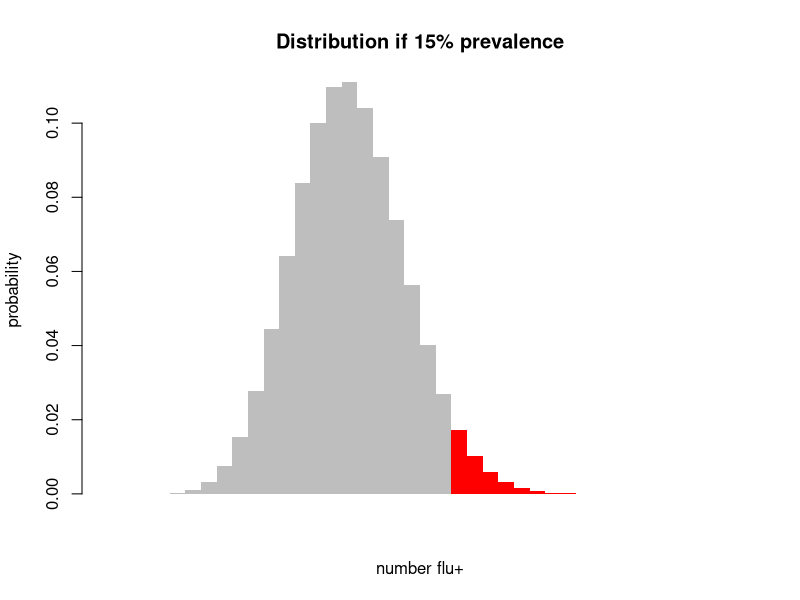
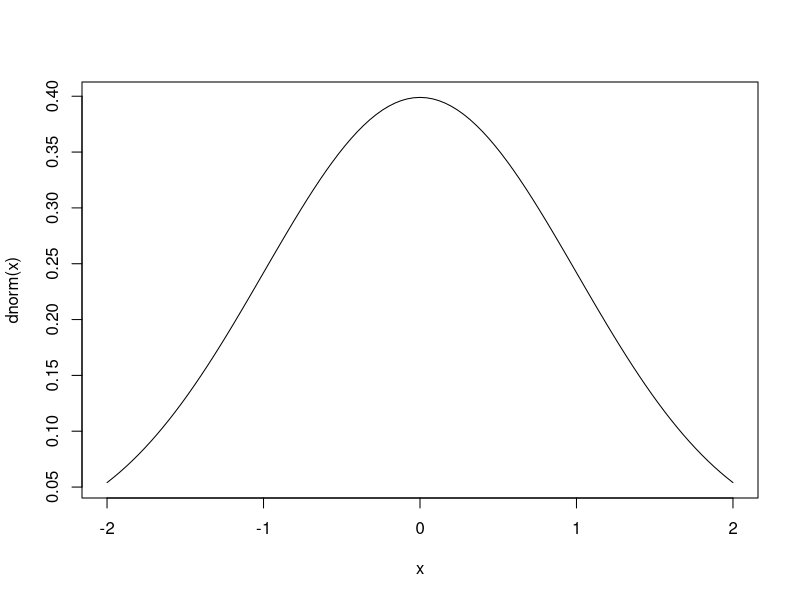
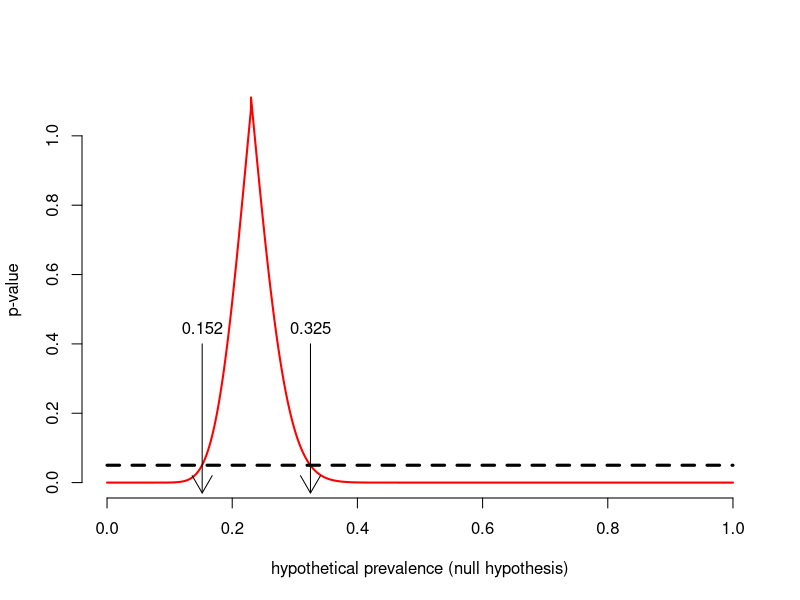
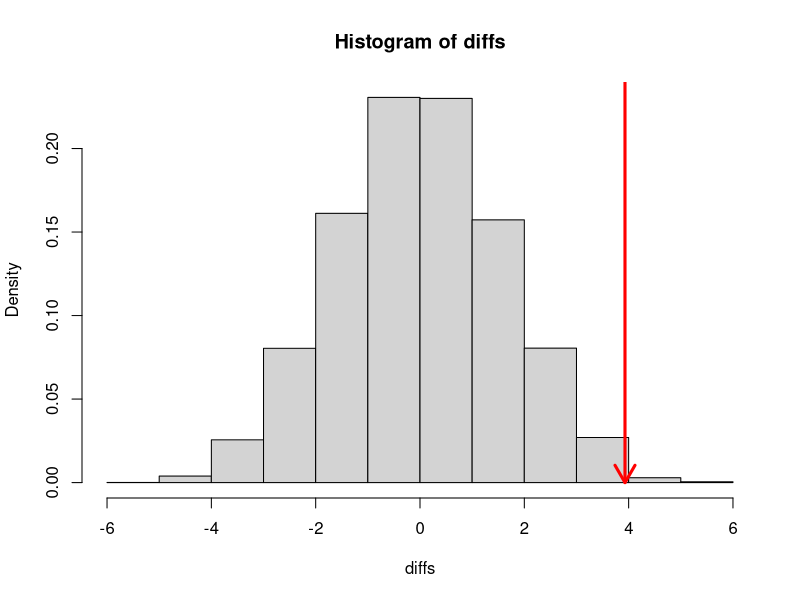
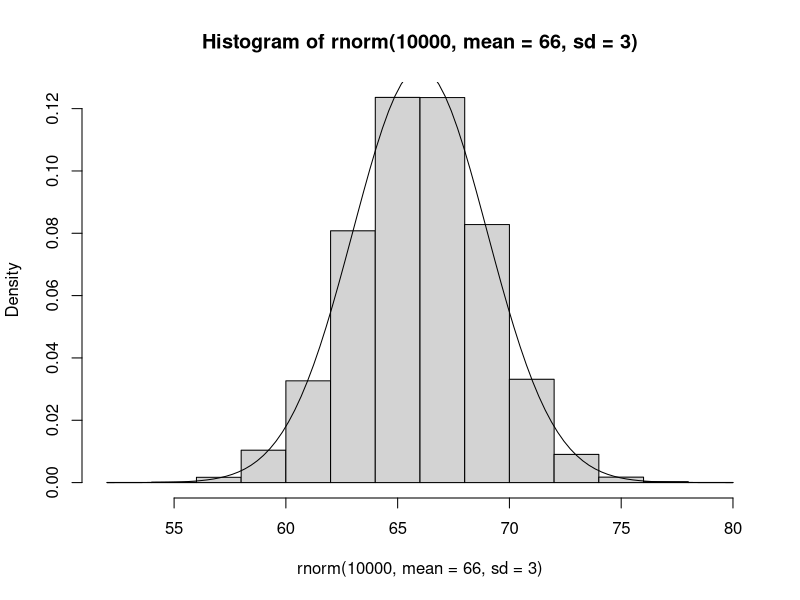
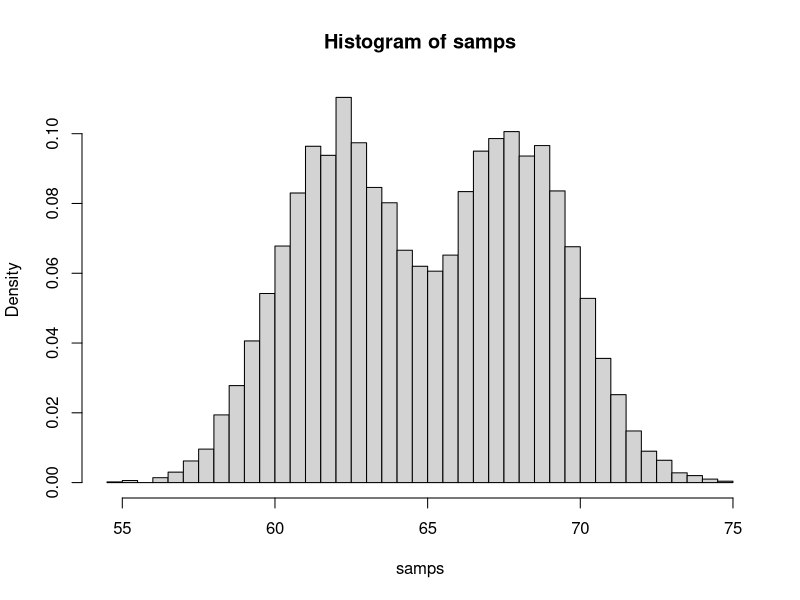

The R script that drew these images, in order:
##################################################
# Introduction to Hypothesis Testing
# Introduction to Biological Statistics
# CCBB Fall 2015
##################################################
# Spencer Fox
##################################################
# Some code/ideas adapted from the MMED workshop Summer 2015
# Those materials can be found here, and I highly suggest 
# the workshop for gaining experience in epidemiological modeling
# http://mmed2015.ici3d.org/schedule.html
# License: http://mmed2015.ici3d.org/license.html
##################################################

# Last week we spoke about generating our own data, 
# and using likelihood for parameter estimation.
# This week we will be exploring how we can use probability
# distributions, simulation, and permutation tests to investigate
# hypotheses about our data.
# First set a seed, which makes it so everyone who runs this script gets the same
# "random" results -- The number inside can be any number, like for example
# I chose the number 6 in support of Drake who is from Toronto and nicknamed it "The 6" 
rm(list=ls())
set.seed(6)

# Let's start with a familiar example:
# You're an epidemiologist tracking the flu during a pandemic, and you've sampled 
# 100 people from our population, and you've found 23 people to be sick.
# What can we say about the true prevalence? 
numPos <- 23
size <- 100

# Let's test a null hypothesis. Do our data support a null hypothesis that
# the true prevalence is 15%?
# This is the same as asking what is the probability of seeing a more extreme value
# than 20 given a true distribution of 15%?
# First we need to set our alpha value -- Our threshold for significance
alpha <- 0.05

# So let's look at our null distribution (This assumes 15% prevalence)
# What are the possible values we could have gotten positive from our sample of 100 people?
pos <- 0:100

# The probability of getting these values with 15% prevalence
hypPrev <- 0.15
prob <- dbinom(pos, size=size, prob=hypPrev)

# Which of these values are as extreme or more extreme than our value
extremeVals <- pos[pos>=numPos]

# Create a color vector for our plot and make extreme values red
color.vec <- rep("grey", size+1)
color.vec[extremeVals] <- "red"

# Plot our hypothetical distribution of samples if the true prevalence was 15%
# red bars indicate samples more extreme than ours (one tail)
barplot(prob,
        xlab = "number flu+",
        ylab = "probability",
        col = color.vec ,
        border = NA,
        main = "Distribution if 15% prevalence",
        space = 0,
        xlim = c(0, 40))

# So that's a great visual, but how do we figure out that probability?
# There are two probability functions we didn't speak about last week: p and q
# p (default) - calculates the probability of getting a value 
# smaller than or equal to our sample. Cumulative distribution function
# q (default) - calculates the value that has a cumulative 
# distribution of a certain probability. Inverse cumulative distribution function
# These functions give inverse values: 
curve(dnorm(x), from=-2, to=2)
pnorm(0)
qnorm(0.5)

# So what is the probability of seeing something more extreme than our value?
pVal <- pbinom(numPos, size = size, prob = hypPrev)
pVal <- 1- pVal
# Why do I find 1- the probability?

# We could have also done this directly:
pVal <- pbinom(numPos, size = size, prob = 0.15, lower.tail = FALSE)

pVal
# Is that our p value? Not quite, but almost! What other values would be
# more extreme than that value? 
pVal <- 2*pVal
pVal
pVal < alpha

# Our p-value is significant with our threshold, but what does this mean?
# Our data support a rejection of the null hypothesis that the true prevalence is 15%
# We could also do this a different way. We can reject the null hypothesis
# if our data our more extreme than 95% of the samples under our null, so we can find the
# values for the 95% CI and compare to our data:
hypRange <- qbinom(p = c(0.025,0.975), size = size, prob = hypPrev)
hypRange

# Before going on, let's go back, and see what happens with a hypothetical prevalence of 20%


####################################################
# So hopefully you can see we could use this method to 
# find all hypothetical prevalences our data support, so let's do that
possibleTruePrevalence <- seq(from = 0, to = 1, length.out = 10000)

findPVal <- function(hypPrev, numPos, size){
  # Our number could be above or below the mean, which
  # means we need to sample from different tails
  # depending on where it is
  if(numPos < hypPrev*size){
    # If it's less then the mean use the left tail
    pValOneSide <- pbinom(numPos, size, hypPrev, lower.tail = TRUE)
  }else{
    # if it's more than the mean use the right tail
    pValOneSide <- pbinom(numPos-1, size, hypPrev, lower.tail = FALSE)
  }
  # Return the two tail p value
  2*pValOneSide
}

pVals <- sapply(X = possibleTruePrevalence, FUN = findPVal, numPos = numPos, size=size)

# Let's look at this in a plot
plot(possibleTruePrevalence, pVals, xlab = "hypothetical prevalence (null hypothesis)", ylab = "p-value",
     lwd = 2, bty = "n", type = "l", cex.lab = 1, col = "red")
## Draw a line at the alpha = .05 cutoff.
segments(0, .05, 1, .05, lty = 2, lwd = 3)

# What true prevalences can we not reject with our data?

nonRejected <- possibleTruePrevalence[pVals > .05]
ci <- range(nonRejected)
ci

## Now plot the CI bounds
ci.l <- round(ci[1],3)
ci.u <- round(ci[2],3)
arrows(ci.l, .4, ci.l, -.03, length = .2)
arrows(ci.u, .4, ci.u, -.03, length = .2)
text(ci.l,.4, ci.l,cex = 1,pos = 3)
text(ci.u,.4, ci.u,cex = 1,pos = 3)

###########################################
# Sampling for hypothesis testing
###########################################
# So one powerful way for hypothesis testing is to set up a null distribution,
# sample from that distribution, and compare it to your data to accept/reject.
# We'll start with a basic example where we have a well-defined distribution, but
# then show how this technique can be used for any distribution that generates your data

# Let's go back to this flu prevalence example for one quick second.
# If we wanted to test whether the true prevalence was 15%, since we know
# the distribution (binomial), we could take a bunch of samples from it and then
# compare that to our data (numPos=23) in this case
binSample <- rbinom(100000, size = size, prob = 0.15)

oneSidePVal <- sum(binSample > numPos)/100000 # one tailed test
oneSidePVal < alpha/2

# Do our data support acceptance or rejection based on this result?

# This was a basic example, where we don't need to do this, because we could
# use the q or p function with binom, but what if we have a weird distribution
# that R doesn't have premade for us? As long as we can sample from it
# we can hypothesis test with our data -- See the end of this script for how to do that


###########################################
# Permutation Tests -- My favorite
###########################################
# Okay new example
# You are a fish researcher, and you're investigating the influence of 
# hormones on the weight (measured in grams) of your fish
# You set up an experiment to test whether hormones influence their weight
# These are your data from 10 fish for each treatment:
hormoneWt <- c(35.2, 38.3, 36.4, 32.1, 37.8, 32.6, 29.3, 37.3, 38.9, 40.1)
controlWt <- c(30.1, 35.4, 32.3, 28.5, 29.4, 29.1, 33.6, 34.3, 31.2, 34.8)

mean(hormoneWt)
sd(hormoneWt)
mean(controlWt)
sd(controlWt)

# So did the treatment have any effect on the fish weight?
# It's hard to tell, we could make an assumption, and say that the fish weight
# is probably normally distributed, and then run 
# a test similar to the example above right? 
# But what if we don't want to make that assumption?
# This is where permutation tests come in to play. So how should the means of the 
# hormone and control groups compare if there was no effect?
# Under a null hypothesis, how do we expect the treatment group to influence the fish weight?


# Right, so if there is not effect, then the treatment identity shouldn't influence the results, 
# so we can shuffle the identities and their should be no influence on our data.
# So what is the difference in means we saw in our data?
ourDiff <- mean(hormoneWt) - mean(controlWt)

# Let's now create a dataframe that holds our identities and values
treatmentState <- c(rep("control",10), rep("treatment", 10))
weights <- c(controlWt, hormoneWt)
fishData <- data.frame (treatmentState, weights)

permuteIDs <- function(data){
  # Function takes in two column data frame, shuffles the column
  # "treatmentState", and then calculates the mean difference
  # in weights of the two treatment classes
  data$shuffledTreatment <- sample(data$treatmentState)
  mean(data$weights[data$shuffledTreatment=="treatment"]) - 
    mean(data$weights[data$shuffledTreatment=="control"])
}

permuteIDs(fishData)

# Run that a lot of times, and look at that distribution
diffs <- vector(mode = "numeric", length = 10000)
for(i in 1:10000){
  diffs[i] <- permuteIDs(fishData) 
}

# Plot the results of the test
hist(diffs, freq = FALSE)
arrows(x0 = ourDiff, y0 = 0.8, x1 = ourDiff, y1 = 0, length = .2, col="red",lwd=3)
 
# What does this mean about the treatment group?
# Let's find a confidence interval
fishCI <- quantile(x = diffs, probs = c(0.025, 0.975))
fishCI
ourDiff > fishCI

# Let's say now we also have a water quality metric (score out of 100)
# Assume 5 fish were in each tank
fishData$waterQual <- c(rep(85, 5), rep(90, 5), rep(93, 5), rep(95, 5)) 

# Does it seem like the water quality is correlated with weights?
cor(fishData$waterQual, fishData$weights)
# Maybe, but how could we use a permutation test to test this?
# Try coding it up yourself!
















###################################################
# Example of sampling from a weird distribution
###################################################
# For example, let's say you go out and measure the heights of students at UT,
# and you're new to this whole thing and forget to measure the genders
# What might this distribution look like? would it be normally distributed?
hist(rnorm(10000, mean = 66, sd = 3), freq=FALSE)
curve(dnorm(x, mean=66, sd=3), add=T)

# Maybe, but likely you would have a bimodal distribution corresponding to males and females
# How could we make a function to sample from that distribution?
singleSample <- function(maleMean, maleSD, femaleMean, femaleSD){
  # First we have to figure out which distribution we are sampling from
  # Let's assume that 51% of our population is female, and that we have an equal chance of selecting 
  # any individual, then with what probability should we sample from our male/female populations?
  prob <- runif(1, min = 0, max = 1)
  
  if(prob > 0.51){
    # Sample from Male distribution
    return(rnorm(1, mean=maleMean, sd=maleSD) )
  } else{
    # Sample from Female distribution
    return(rnorm(1, mean=femaleMean, sd=femaleSD) )
  }
}

# Let's assume that from other studies, we already know the true mean and sd for
# the college population we're looking at 
# for sampling hypothesis testing you need to know the data generating process
singleSample(maleMean = 68, maleSD = 2, femaleMean = 62, femaleSD=2)

# Can you tell which distribution it sampled from?
# Let's take a lot of samples and look at what this looks like
samps <- vector(mode = "numeric", length = 10000)
for(i in 1:10000){
  samps[i] <- singleSample(maleMean = 68, maleSD = 2, femaleMean = 62, femaleSD=2) 
}

hist(samps, freq=FALSE, breaks = 50)
# Awesome, so now you can clearly see the two peaks
